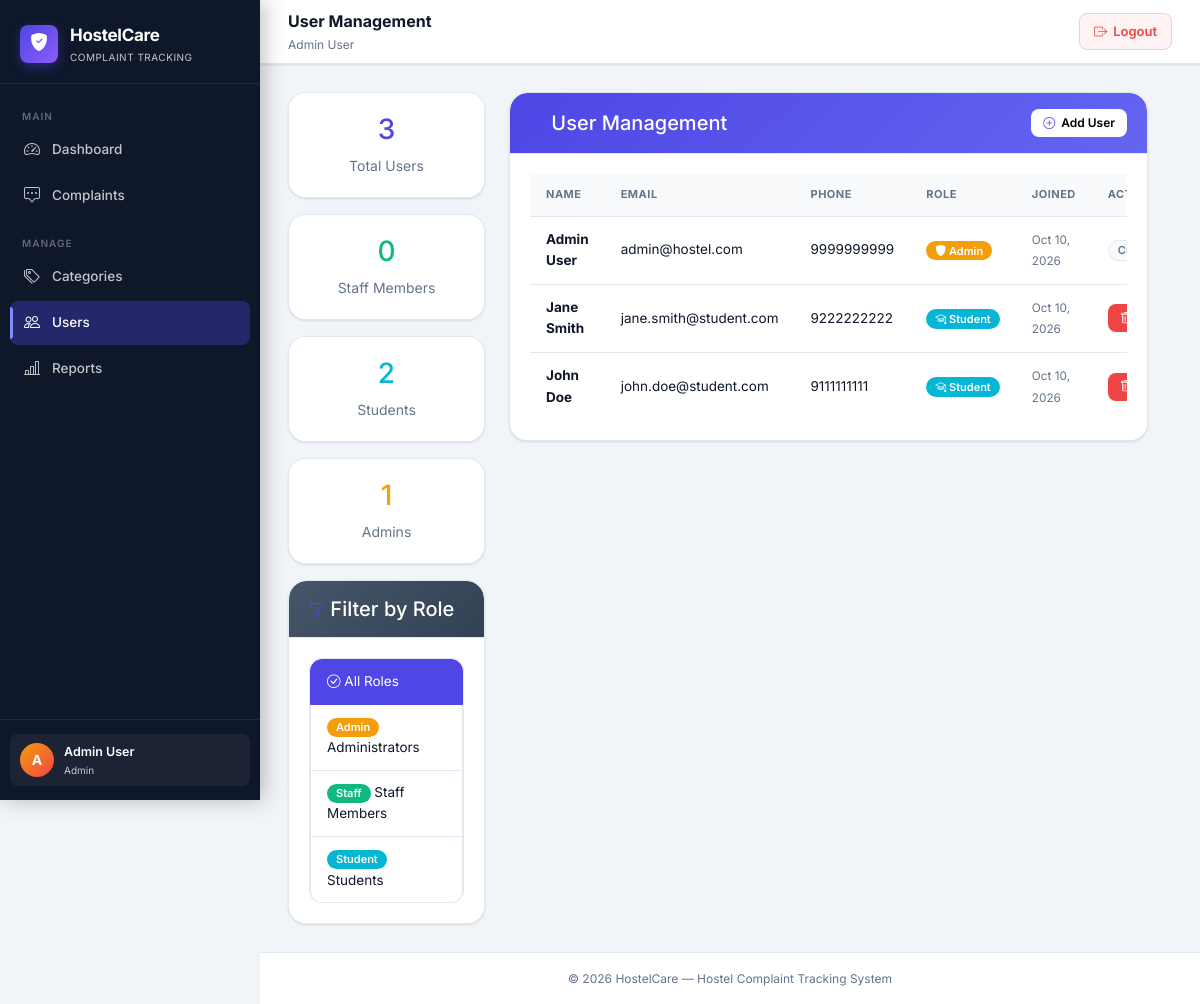
The page /admin/users.php (signed in) on the database its author committed.
### tables this page shows
CREATE TABLE IF NOT EXISTS users (
  user_id INT PRIMARY KEY AUTO_INCREMENT,
  name VARCHAR(100) NOT NULL,
  email VARCHAR(100) NOT NULL UNIQUE,
  password_hash VARCHAR(255) NOT NULL,
  role ENUM('admin','student') NOT NULL DEFAULT 'student',
  room_no VARCHAR(10),
  phone VARCHAR(15),
  created_at DATETIME DEFAULT CURRENT_TIMESTAMP,
  updated_at DATETIME DEFAULT CURRENT_TIMESTAMP ON UPDATE CURRENT_TIMESTAMP,
  INDEX idx_email (email),
  INDEX idx_role (role)
);

### includes/auth.php (called while the page is built, shortened)
<?php
function isLoggedIn() {
    return isset($_SESSION['user_id']) && isset($_SESSION['role']);
}
function currentUser() {
    return $_SESSION;
}
?>

### admin/users.php (the view, shortened to what this page needs)
<?php
require_once __DIR__ . '/../includes/auth.php';
$pageTitle = 'User Management';
$pdo = getDB();
$role_filter = $_GET['role'] ?? '';
$query = 'SELECT user_id, name, email, phone, role, created_at FROM users';
$params = [];
$query .= ' ORDER BY role, name';
$users_stmt = $pdo->prepare($query);
$users_stmt->execute($params);
$users = $users_stmt->fetchAll();
$role_stats = $pdo->query('
    SELECT role, COUNT(*) as count FROM users GROUP BY role
')->fetchAll(PDO::FETCH_KEY_PAIR);
include __DIR__ . '/../includes/header.php';
?>
<div class="row">
    <div class="col-lg-3">
        <div class="card shadow-sm mb-3">
            <div class="card-body text-center">
                <h3 class="text-primary"><?php echo array_sum($role_stats); ?></h3>
                <p class="text-muted mb-0">Total Users</p>
            </div>
        </div>
        <div class="card shadow-sm mb-3">
            <div class="card-body text-center">
                <h3 class="text-success"><?php echo $role_stats['staff'] ?? 0; ?></h3>
                <p class="text-muted mb-0">Staff Members</p>
            </div>
        </div>
        <div class="card shadow-sm mb-3">
            <div class="card-body text-center">
                <h3 class="text-info"><?php echo $role_stats['student'] ?? 0; ?></h3>
                <p class="text-muted mb-0">Students</p>
            </div>
        </div>
        <div class="card shadow-sm mb-3">
            <div class="card-body text-center">
                <h3 class="text-warning"><?php echo $role_stats['admin'] ?? 0; ?></h3>
                <p class="text-muted mb-0">Admins</p>
            </div>
        </div>
        <div class="card shadow-sm">
            <div class="card-header bg-secondary text-white">
                <h5 class="mb-0"><i class="bi bi-funnel"></i> Filter by Role</h5>
            </div>
            <div class="card-body">
                <div class="list-group">
                    <a href="users.php" class="list-group-item list-group-item-action <?php echo empty($role_filter) ? 'active' : ''; ?>">
                        <i class="bi bi-check-circle"></i> All Roles
                    </a>
                    <a href="users.php?role=admin" class="list-group-item list-group-item-action <?php echo $role_filter === 'admin' ? 'active' : ''; ?>">
                        <span class="badge bg-warning">Admin</span> Administrators
                    </a>
                    <a href="users.php?role=staff" class="list-group-item list-group-item-action <?php echo $role_filter === 'staff' ? 'active' : ''; ?>">
                        <span class="badge bg-success">Staff</span> Staff Members
                    </a>
                    <a href="users.php?role=student" class="list-group-item list-group-item-action <?php echo $role_filter === 'student' ? 'active' : ''; ?>">
                        <span class="badge bg-info">Student</span> Students
                    </a>
                </div>
            </div>
        </div>
    </div>
    <div class="col-lg-9">
        <div class="card shadow-sm">
            <div class="card-header bg-primary text-white d-flex justify-content-between align-items-center">
                <h5 class="mb-0"><i class="bi bi-people"></i> User Management</h5>
                <button class="btn btn-light btn-sm" data-bs-toggle="modal" data-bs-target="#addUserModal">
                    <i class="bi bi-plus-circle"></i> Add User
                </button>
            </div>
            <div class="card-body">
                <div class="table-responsive">
                    <table class="table table-hover">
                        <thead class="table-light">
                            <tr>
                                <th>Name</th>
                                <th>Email</th>
                                <th>Phone</th>
                                <th>Role</th>
                                <th>Joined</th>
                                <th>Actions</th>
                            </tr>
                        </thead>
                        <tbody>
                            <?php if (empty($users)): ?>
                                <tr>
                                    <td colspan="6" class="text-center text-muted py-4">No users found</td>
                                </tr>
                            <?php else: ?>
                                <?php foreach ($users as $user): ?>
                                    <tr>
                                        <td>
                                            <strong><?php echo htmlspecialchars($user['name']); ?></strong>
                                        </td>
                                        <td><?php echo htmlspecialchars($user['email']); ?></td>
                                        <td><?php echo htmlspecialchars($user['phone'] ?? '-'); ?></td>
                                        <td>
                                            <?php
                                            $role_badge_class = match($user['role']) {
                                                'admin'   => 'warning',
                                                'staff'   => 'success',
                                                'student' => 'info',
                                                default   => 'secondary'
                                            };
                                            $role_icon = match($user['role']) {
                                                'admin'   => 'shield-fill',
                                                'staff'   => 'tools',
                                                'student' => 'mortarboard',
                                                default   => 'person'
                                            };
                                            ?>
                                            <span class="badge bg-<?php echo $role_badge_class; ?>">
                                                <i class="bi bi-<?php echo $role_icon; ?>"></i> <?php echo ucfirst($user['role']); ?>
                                            </span>
                                        </td>
                                        <td>
                                            <small class="text-muted">
                                                <?php echo date('M d, Y', strtotime($user['created_at'])); ?>
                                            </small>
                                        </td>
                                        <td>
                                            <?php if ($user['user_id'] !== ($_SESSION['user_id'] ?? null)): ?>
                                                <form method="POST" style="display:inline;">
                                                    <button type="submit" class="btn btn-sm btn-danger"
                                                        onclick="return confirm('Are you sure you want to delete this user?')">
                                                        <i class="bi bi-trash"></i> Delete
                                                    </button>
                                                </form>
                                            <?php else: ?>
                                                <span class="badge bg-light text-dark">Current User</span>
                                            <?php endif; ?>
                                        </td>
                                    </tr>
                                <?php endforeach; ?>
                            <?php endif; ?>
                        </tbody>
                    </table>
                </div>
            </div>
        </div>
    </div>
</div>
<?php include __DIR__ . '/../includes/footer.php'; ?>

### includes/header.php (shortened to what this page needs)
<?php
$user = currentUser();
$role = $user['role'] ?? '';
$uri  = $_SERVER['REQUEST_URI'] ?? '';
function isActive(string $segment): string {
    global $uri;
    return strpos($uri, $segment) !== false ? 'active' : '';
}
?>
<!DOCTYPE html>
<html lang="en">
<head>
    <link rel="stylesheet" href="https://cdn.jsdelivr.net/npm/bootstrap@5.3.3/dist/css/bootstrap.min.css">
    <link rel="stylesheet" href="https://cdn.jsdelivr.net/npm/bootstrap-icons@1.11.3/font/bootstrap-icons.min.css">
    <link rel="stylesheet" href="<?= BASE_URL ?>/assets/css/style.css">
</head>
<body>
<div class="app-shell">
  <aside class="sidebar" id="sidebar">
    <a href="<?= BASE_URL ?>/" class="sidebar-brand">
      <div class="sidebar-brand-icon"><i class="bi bi-shield-fill-check"></i></div>
      <div class="sidebar-brand-name">HostelCare<span>Complaint Tracking</span></div>
    </a>
    <nav class="sidebar-nav">
      <?php if ($role === 'admin'): ?>
        <div class="nav-section-label">Main</div>
        <div class="nav-item">
          <a class="nav-link <?= isActive('admin/dashboard') ?>" href="<?= BASE_URL ?>/admin/dashboard.php">
            <i class="bi bi-speedometer2"></i> Dashboard
          </a>
        </div>
        <div class="nav-item">
          <a class="nav-link <?= isActive('admin/complaints') ?>" href="<?= BASE_URL ?>/admin/complaints.php">
            <i class="bi bi-chat-square-dots"></i> Complaints
          </a>
        </div>
        <div class="nav-section-label" style="margin-top:8px">Manage</div>
        <div class="nav-item">
          <a class="nav-link <?= isActive('admin/categories') ?>" href="<?= BASE_URL ?>/admin/categories.php">
            <i class="bi bi-tags"></i> Categories
          </a>
        </div>
        <div class="nav-item">
          <a class="nav-link <?= isActive('admin/users') ?>" href="<?= BASE_URL ?>/admin/users.php">
            <i class="bi bi-people"></i> Users
          </a>
        </div>
        <div class="nav-item">
          <a class="nav-link <?= isActive('admin/reports') ?>" href="<?= BASE_URL ?>/admin/reports.php">
            <i class="bi bi-bar-chart-line"></i> Reports
          </a>
        </div>
      <?php endif; ?>
    </nav>
    <?php if ($user): ?>
    <div class="sidebar-footer">
      <div class="sidebar-user">
        <div class="sidebar-user-avatar avatar-<?= $role ?>">
          <?= strtoupper(substr($user['name'], 0, 1)) ?>
        </div>
        <div class="sidebar-user-info">
          <div class="sidebar-user-name"><?= htmlspecialchars($user['name']) ?></div>
          <div class="sidebar-user-role"><?= ucfirst($role) ?></div>
        </div>
      </div>
    </div>
    <?php endif; ?>
  </aside>
  <div class="main-content">
    <header class="topbar">
      <div>
        <div class="topbar-title"><?= htmlspecialchars($pageTitle) ?></div>
        <?php if ($role): ?>
        <div class="topbar-subtitle">
          <?= htmlspecialchars($user['name'] ?? '') ?>
        </div>
        <?php endif; ?>
      </div>
      <div class="topbar-actions">
        <a href="<?= BASE_URL ?>/logout.php" class="topbar-logout">
          <i class="bi bi-box-arrow-right"></i> Logout
        </a>
      </div>
    </header>
    <div class="page-content fade-in">

### rows shown on the page
users: name "A", name "Admin User", role "Admin", email "admin@hostel.com", phone "9999999999", created_at "Oct 10, 2026", shows "Current User"
users: name "Jane Smith", email "jane.smith@student.com", phone "9222222222", role "Student", created_at "Oct 10, 2026"
users: name "John Doe", email "john.doe@student.com", phone "9111111111", role "Student", created_at "Oct 10, 2026"

### other values the page prints
$pageTitle "User Management"
array_sum($role_stats) "3"
$role_stats['staff'] "0"
$role_stats['student'] "2"
$role_stats['admin'] "1"
